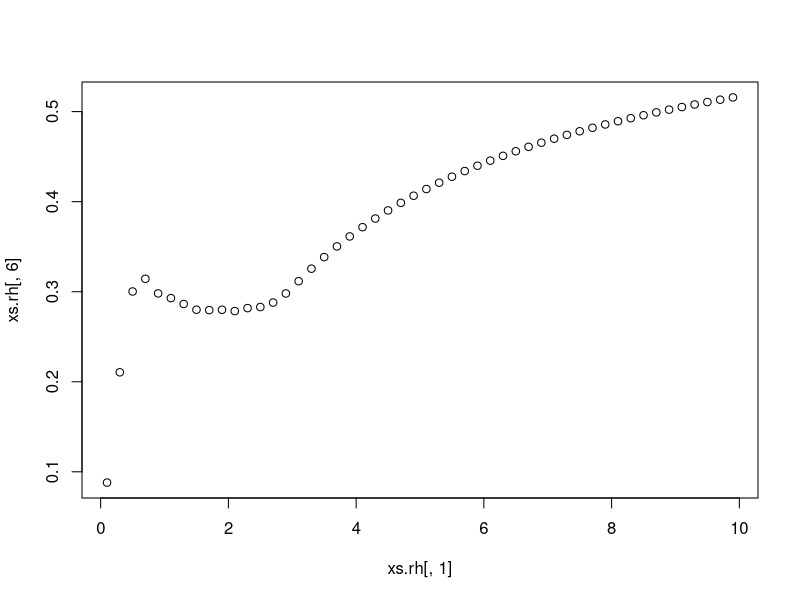

Generate this figure with R:
rm(list=ls())
require(pracma)

rH=function(points,h){
	x=points[,1]
	y=points[,2]
	# To find left points above and below water height
	leftu=min(which(y <= h))-1
	leftb=min(which(y <= h))
	# To find right points above and below water height
	rightu=max(which(y <= h))+1
	rightb=max(which(y <= h))
	#Make a table
	xy.table=cbind(x[leftu:rightu],y[leftu:rightu])
	#Name columns 
	colnames(xy.table)=c("x","y")
	#Get last data point
	lastone=length(xy.table[,1])
	
	#Get x and y for last two data points
	x2=xy.table[lastone,1]
	y2=xy.table[lastone,2]
	
	x1=xy.table[lastone-1,1]
	y1=xy.table[lastone-2,2]
	
	#Equation for right side of cross section (xright,h)
	x.right=x1+(x2-x1)*((h-y1)/(y2-y1))
	y.right=h
	
	xy.table[lastone,1]=x.right
	xy.table[lastone,2]=y.right
	
	#Equation for left side of cross section (xleft,h)
	x1=xy.table[1,1]
	y1=xy.table[1,2]
	
	x2=xy.table[2,1]
	y2=xy.table[2,2]
	
	x.left=x1+(x2-x1)*((h-y1)/(y2-y1))
	#x.left
	y.left=h
	
	xy.table[1,1]=x.left
	xy.table[1,2]=y.left
	
	#plot(xy.table, type="l")
	#print(xy.table)

	perimeter = perimeter(xy.table)	
	area = polyArea(xy.table)
	return(area/perimeter)
}


perimeter = function(points){
	x=points[,1]
	y=points[,2]
	perimetr= 0
	for(i in 1:(length(x)-1)){
	perimetr= perimetr + pyth(x[i],y[i],x[i+1],y[i+1])
	}
	return(perimetr)
}

pyth=function(x1,y1,x2,y2){
	return(sqrt((x1-x2)^2+(y1-y2)^2))
}

polyAreaH <- function(points,h){
	x <- points[,1]
	y <- points[,2]
	area = 0
	temp1 <- which(y <= h)
	left <- min(temp1)
	right <- max(temp1)
	if(x[left-1]-x[left]==0){
		leftx <- x[left] } else {
		leftx <- x[left]+(h-y[left])/(y[left-1]-y[left])*(x[left-1]-x[left])
	}
	if(x[right+1]-x[right]==0){
		rightx <- x[right] } else {
		rightx <- x[right]+(h-y[right])/(y[right+1]-y[right])*(x[right+1]-x[right])
	}
	xh <- c(leftx,x[left:right],rightx)
	yh <- c(h,y[left:right],h)
	xyh <- cbind(xh,yh)
	return(c(polyArea(xyh),polyPeri(xyh)))  
}

polyArea <- function(points){
	x <- points[,1]
	y <- points[,2]
	area = 0
	j <- length(x)
	for(i in 1:j){
		area <- area + (x[j] + x[i]) * (y[j] - y[i])
		j = i
	}
	return(abs(area/2))
}

# --------------- End Functions -----------------

# --------------- Begin Data ------------------
xs_data = read.csv("xs_1-5_data.csv",header=T)
long_data = read.csv("xs_1-5_properties.csv",header=T)
xs_depths = read.csv("probe_depths_april.csv",header=T)

attach(xs_data)

# --------------- End Data ------------------

# Load XS Data ----------------------------------
#Cross Section at Probe 5
xs_data5 = cbind(p5_x, p5_y)
xs_data5 = xs_data5[c(-27:-47),]

#Cross Section at Probe 4
xs_data4 = cbind(p4_x,p4_y)
xs_data4 = xs_data4[c(-25:-47),]

#Cross Section at Probe 3
xs_data3 = cbind(p3_x,p3_y)
xs_data3 = xs_data3[c(-35:-47),]

#Cross Section at Probe 2
xs_data2 = cbind(p2_x,p2_y)
xs_data2 = xs_data2[c(-27:-47),]

#Cross Section at Probe 1
xs_data1 = cbind(p1_x,p1_y)
xs_data1 = xs_data1[c(-39:-47),]

f = list(xs_data5,xs_data4,xs_data3,xs_data2,xs_data1)

# End Load XS Data ------------------------------

# --------------- Parameters ------------------

# --------------- Calculations ------------------

xs.rh <- matrix(NA,nrow=50,ncol=6)
depths <- seq(0.1,9.9,0.2)
length(depths)
xs.rh[,1] = depths

for(i in 1:5){
	xs_xy = as.data.frame(f[i])
		for(j in 1:50){
			 xs.rh[j,i + 1]<- rH(xs_xy,xs.rh[j,1])
			 print(xs.rh[j,1])
		}
}

xs.rh

plot(xs.rh[,1],xs.rh[,6])